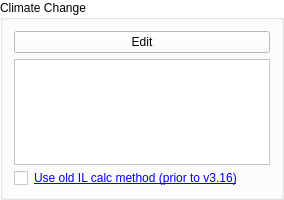
            <widget class="QGroupBox" name="groupBox_CC">
             <property name="maximumSize">
              <size>
               <width>16777215</width>
               <height>200</height>
              </size>
             </property>
             <property name="palette">
              <palette>
               <active>
                <colorrole role="WindowText">
                 <brush brushstyle="SolidPattern">
                  <color alpha="255">
                   <red>0</red>
                   <green>0</green>
                   <blue>0</blue>
                  </color>
                 </brush>
                </colorrole>
                <colorrole role="Button">
                 <brush brushstyle="SolidPattern">
                  <color alpha="255">
                   <red>255</red>
                   <green>255</green>
                   <blue>255</blue>
                  </color>
                 </brush>
                </colorrole>
                <colorrole role="Light">
                 <brush brushstyle="SolidPattern">
                  <color alpha="255">
                   <red>255</red>
                   <green>255</green>
                   <blue>255</blue>
                  </color>
                 </brush>
                </colorrole>
                <colorrole role="Midlight">
                 <brush brushstyle="SolidPattern">
                  <color alpha="255">
                   <red>255</red>
                   <green>255</green>
                   <blue>255</blue>
                  </color>
                 </brush>
                </colorrole>
                <colorrole role="Dark">
                 <brush brushstyle="SolidPattern">
                  <color alpha="255">
                   <red>127</red>
                   <green>127</green>
                   <blue>127</blue>
                  </color>
                 </brush>
                </colorrole>
                <colorrole role="Mid">
                 <brush brushstyle="SolidPattern">
                  <color alpha="255">
                   <red>170</red>
                   <green>170</green>
                   <blue>170</blue>
                  </color>
                 </brush>
                </colorrole>
                <colorrole role="Text">
                 <brush brushstyle="SolidPattern">
                  <color alpha="255">
                   <red>0</red>
                   <green>0</green>
                   <blue>0</blue>
                  </color>
                 </brush>
                </colorrole>
                <colorrole role="BrightText">
                 <brush brushstyle="SolidPattern">
                  <color alpha="255">
                   <red>255</red>
                   <green>255</green>
                   <blue>255</blue>
                  </color>
                 </brush>
                </colorrole>
                <colorrole role="ButtonText">
                 <brush brushstyle="SolidPattern">
                  <color alpha="255">
                   <red>0</red>
                   <green>0</green>
                   <blue>0</blue>
                  </color>
                 </brush>
                </colorrole>
                <colorrole role="Base">
                 <brush brushstyle="SolidPattern">
                  <color alpha="255">
                   <red>255</red>
                   <green>255</green>
                   <blue>255</blue>
                  </color>
                 </brush>
                </colorrole>
                <colorrole role="Window">
                 <brush brushstyle="SolidPattern">
                  <color alpha="255">
                   <red>255</red>
                   <green>255</green>
                   <blue>255</blue>
                  </color>
                 </brush>
                </colorrole>
                <colorrole role="Shadow">
                 <brush brushstyle="SolidPattern">
                  <color alpha="255">
                   <red>0</red>
                   <green>0</green>
                   <blue>0</blue>
                  </color>
                 </brush>
                </colorrole>
                <colorrole role="AlternateBase">
                 <brush brushstyle="SolidPattern">
                  <color alpha="255">
                   <red>255</red>
                   <green>255</green>
                   <blue>255</blue>
                  </color>
                 </brush>
                </colorrole>
                <colorrole role="ToolTipBase">
                 <brush brushstyle="SolidPattern">
                  <color alpha="255">
                   <red>255</red>
                   <green>255</green>
                   <blue>220</blue>
                  </color>
                 </brush>
                </colorrole>
                <colorrole role="ToolTipText">
                 <brush brushstyle="SolidPattern">
                  <color alpha="255">
                   <red>0</red>
                   <green>0</green>
                   <blue>0</blue>
                  </color>
                 </brush>
                </colorrole>
                <colorrole role="PlaceholderText">
                 <brush brushstyle="NoBrush">
                  <color alpha="128">
                   <red>0</red>
                   <green>0</green>
                   <blue>0</blue>
                  </color>
                 </brush>
                </colorrole>
               </active>
               <inactive>
                <colorrole role="WindowText">
                 <brush brushstyle="SolidPattern">
                  <color alpha="255">
                   <red>0</red>
                   <green>0</green>
                   <blue>0</blue>
                  </color>
                 </brush>
                </colorrole>
                <colorrole role="Button">
                 <brush brushstyle="SolidPattern">
                  <color alpha="255">
                   <red>255</red>
                   <green>255</green>
                   <blue>255</blue>
                  </color>
                 </brush>
                </colorrole>
                <colorrole role="Light">
                 <brush brushstyle="SolidPattern">
                  <color alpha="255">
                   <red>255</red>
                   <green>255</green>
                   <blue>255</blue>
                  </color>
                 </brush>
                </colorrole>
                <colorrole role="Midlight">
                 <brush brushstyle="SolidPattern">
                  <color alpha="255">
                   <red>255</red>
                   <green>255</green>
                   <blue>255</blue>
                  </color>
                 </brush>
                </colorrole>
                <colorrole role="Dark">
                 <brush brushstyle="SolidPattern">
                  <color alpha="255">
                   <red>127</red>
                   <green>127</green>
                   <blue>127</blue>
                  </color>
                 </brush>
                </colorrole>
                <colorrole role="Mid">
                 <brush brushstyle="SolidPattern">
                  <color alpha="255">
                   <red>170</red>
                   <green>170</green>
                   <blue>170</blue>
                  </color>
                 </brush>
                </colorrole>
                <colorrole role="Text">
                 <brush brushstyle="SolidPattern">
                  <color alpha="255">
                   <red>0</red>
                   <green>0</green>
                   <blue>0</blue>
                  </color>
                 </brush>
                </colorrole>
                <colorrole role="BrightText">
                 <brush brushstyle="SolidPattern">
                  <color alpha="255">
                   <red>255</red>
                   <green>255</green>
                   <blue>255</blue>
                  </color>
                 </brush>
                </colorrole>
                <colorrole role="ButtonText">
                 <brush brushstyle="SolidPattern">
                  <color alpha="255">
                   <red>0</red>
                   <green>0</green>
                   <blue>0</blue>
                  </color>
                 </brush>
                </colorrole>
                <colorrole role="Base">
                 <brush brushstyle="SolidPattern">
                  <color alpha="255">
                   <red>255</red>
                   <green>255</green>
                   <blue>255</blue>
                  </color>
                 </brush>
                </colorrole>
                <colorrole role="Window">
                 <brush brushstyle="SolidPattern">
                  <color alpha="255">
                   <red>255</red>
                   <green>255</green>
                   <blue>255</blue>
                  </color>
                 </brush>
                </colorrole>
                <colorrole role="Shadow">
                 <brush brushstyle="SolidPattern">
                  <color alpha="255">
                   <red>0</red>
                   <green>0</green>
                   <blue>0</blue>
                  </color>
                 </brush>
                </colorrole>
                <colorrole role="AlternateBase">
                 <brush brushstyle="SolidPattern">
                  <color alpha="255">
                   <red>255</red>
                   <green>255</green>
                   <blue>255</blue>
                  </color>
                 </brush>
                </colorrole>
                <colorrole role="ToolTipBase">
                 <brush brushstyle="SolidPattern">
                  <color alpha="255">
                   <red>255</red>
                   <green>255</green>
                   <blue>220</blue>
                  </color>
                 </brush>
                </colorrole>
                <colorrole role="ToolTipText">
                 <brush brushstyle="SolidPattern">
                  <color alpha="255">
                   <red>0</red>
                   <green>0</green>
                   <blue>0</blue>
                  </color>
                 </brush>
                </colorrole>
                <colorrole role="PlaceholderText">
                 <brush brushstyle="NoBrush">
                  <color alpha="128">
                   <red>0</red>
                   <green>0</green>
                   <blue>0</blue>
                  </color>
                 </brush>
                </colorrole>
               </inactive>
               <disabled>
                <colorrole role="WindowText">
                 <brush brushstyle="SolidPattern">
                  <color alpha="255">
                   <red>127</red>
                   <green>127</green>
                   <blue>127</blue>
                  </color>
                 </brush>
                </colorrole>
                <colorrole role="Button">
                 <brush brushstyle="SolidPattern">
                  <color alpha="255">
                   <red>255</red>
                   <green>255</green>
                   <blue>255</blue>
                  </color>
                 </brush>
                </colorrole>
                <colorrole role="Light">
                 <brush brushstyle="SolidPattern">
                  <color alpha="255">
                   <red>255</red>
                   <green>255</green>
                   <blue>255</blue>
                  </color>
                 </brush>
                </colorrole>
                <colorrole role="Midlight">
                 <brush brushstyle="SolidPattern">
                  <color alpha="255">
                   <red>255</red>
                   <green>255</green>
                   <blue>255</blue>
                  </color>
                 </brush>
                </colorrole>
                <colorrole role="Dark">
                 <brush brushstyle="SolidPattern">
                  <color alpha="255">
                   <red>127</red>
                   <green>127</green>
                   <blue>127</blue>
                  </color>
                 </brush>
                </colorrole>
                <colorrole role="Mid">
                 <brush brushstyle="SolidPattern">
                  <color alpha="255">
                   <red>170</red>
                   <green>170</green>
                   <blue>170</blue>
                  </color>
                 </brush>
                </colorrole>
                <colorrole role="Text">
                 <brush brushstyle="SolidPattern">
                  <color alpha="255">
                   <red>127</red>
                   <green>127</green>
                   <blue>127</blue>
                  </color>
                 </brush>
                </colorrole>
                <colorrole role="BrightText">
                 <brush brushstyle="SolidPattern">
                  <color alpha="255">
                   <red>255</red>
                   <green>255</green>
                   <blue>255</blue>
                  </color>
                 </brush>
                </colorrole>
                <colorrole role="ButtonText">
                 <brush brushstyle="SolidPattern">
                  <color alpha="255">
                   <red>127</red>
                   <green>127</green>
                   <blue>127</blue>
                  </color>
                 </brush>
                </colorrole>
                <colorrole role="Base">
                 <brush brushstyle="SolidPattern">
                  <color alpha="255">
                   <red>255</red>
                   <green>255</green>
                   <blue>255</blue>
                  </color>
                 </brush>
                </colorrole>
                <colorrole role="Window">
                 <brush brushstyle="SolidPattern">
                  <color alpha="255">
                   <red>255</red>
                   <green>255</green>
                   <blue>255</blue>
                  </color>
                 </brush>
                </colorrole>
                <colorrole role="Shadow">
                 <brush brushstyle="SolidPattern">
                  <color alpha="255">
                   <red>0</red>
                   <green>0</green>
                   <blue>0</blue>
                  </color>
                 </brush>
                </colorrole>
                <colorrole role="AlternateBase">
                 <brush brushstyle="SolidPattern">
                  <color alpha="255">
                   <red>255</red>
                   <green>255</green>
                   <blue>255</blue>
                  </color>
                 </brush>
                </colorrole>
                <colorrole role="ToolTipBase">
                 <brush brushstyle="SolidPattern">
                  <color alpha="255">
                   <red>255</red>
                   <green>255</green>
                   <blue>220</blue>
                  </color>
                 </brush>
                </colorrole>
                <colorrole role="ToolTipText">
                 <brush brushstyle="SolidPattern">
                  <color alpha="255">
                   <red>0</red>
                   <green>0</green>
                   <blue>0</blue>
                  </color>
                 </brush>
                </colorrole>
                <colorrole role="PlaceholderText">
                 <brush brushstyle="NoBrush">
                  <color alpha="128">
                   <red>0</red>
                   <green>0</green>
                   <blue>0</blue>
                  </color>
                 </brush>
                </colorrole>
               </disabled>
              </palette>
             </property>
             <property name="autoFillBackground">
              <bool>true</bool>
             </property>
             <property name="title">
              <string>Climate Change</string>
             </property>
             <layout class="QVBoxLayout" name="verticalLayout_8">
              <item>
               <widget class="QPushButton" name="pbCCEdit">
                <property name="text">
                 <string>Edit</string>
                </property>
               </widget>
              </item>
              <item>
               <widget class="QListWidget" name="lwCCScen">
                <property name="maximumSize">
                 <size>
                  <width>16777215</width>
                  <height>16777215</height>
                 </size>
                </property>
               </widget>
              </item>
              <item>
               <layout class="QHBoxLayout" name="horizontalLayout_22">
                <item>
                 <widget class="QCheckBox" name="cb_cc_il_old_method">
                  <property name="text">
                   <string/>
                  </property>
                 </widget>
                </item>
                <item>
                 <widget class="QLabel" name="label_6">
                  <property name="text">
                   <string>&lt;html&gt;&lt;head/&gt;&lt;body&gt;&lt;p&gt;&lt;a href=&quot;https://docs.tuflow.com/qgis-tuflow-plugin/changelog/3.16/#arr-to-tuflow---update-to-climate-change-initial-loss-calculation&quot;&gt;&lt;span style=&quot; text-decoration: underline; color:#0000ff;&quot;&gt;Use old IL calc method (prior to v3.16)&lt;/span&gt;&lt;/a&gt;&lt;/p&gt;&lt;/body&gt;&lt;/html&gt;</string>
                  </property>
                  <property name="openExternalLinks">
                   <bool>true</bool>
                  </property>
                 </widget>
                </item>
                <item>
                 <spacer name="horizontalSpacer_16">
                  <property name="orientation">
                   <enum>Qt::Horizontal</enum>
                  </property>
                  <property name="sizeHint" stdset="0">
                   <size>
                    <width>0</width>
                    <height>0</height>
                   </size>
                  </property>
                 </spacer>
                </item>
               </layout>
              </item>
             </layout>
            </widget>
